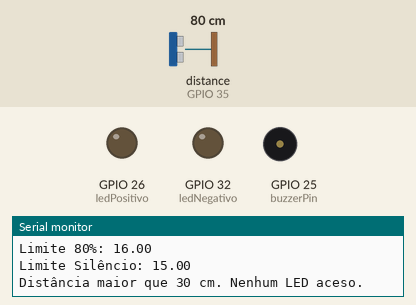
This sketch was run on a simulated ESP32. Shown: output pins drawn as LEDs (lit = HIGH), buzzer (waves = sounding), the last lines printed to the serial monitor. Wiring (inferred from the names in the program): ultrasonic range finder: trigger GPIO 33; echo GPIO 35. The test bench sets the inputs (shaded band); at power-on: distance to the obstacle (sensor on GPIO 35) 80 cm. The echo pulse lasts 58.3 µs per cm; pins used as bus, display or sensor lines are not drawn.

Above: at 2.3 s.
2.4 s: distance to the obstacle (sensor on GPIO 35) set to 16 cm
4.5 s: distance to the obstacle (sensor on GPIO 35) set to 13 cm
At 5.1 s:
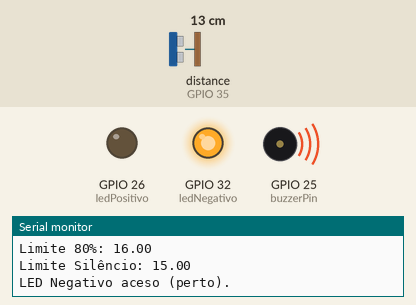
9.2 s: distance to the obstacle (sensor on GPIO 35) set to 18 cm
At 9.6 s:
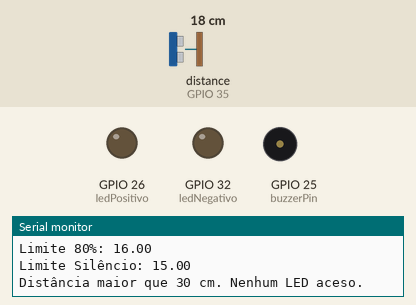
Timing chart, 0 to 12.2 s (numbered marks = the images above; inputs shaded):
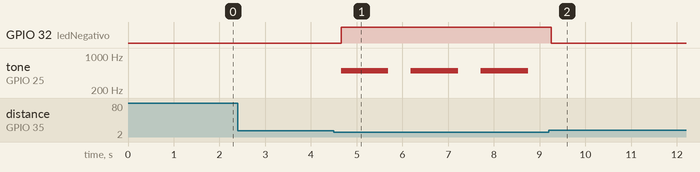

Measured:
- the behaviour switches between 15 and 14 cm on distance to the obstacle (sensor on GPIO 35) (found by bisection; images 0 and 1)
- after the input at 4.5 s, GPIO 32 (ledNegativo): LOW → HIGH after 0.16 s; tone on GPIO 25 (buzzerPin): alternates 500 Hz for 1.0 s and silent for 0.50 s, starting after 0.16 s
- after the input at 9.2 s, GPIO 32 (ledNegativo): HIGH → LOW after 0.05 s; tone on GPIO 25 (buzzerPin): stops changing and stays silent

The sketch:

sketch_sep20arthur.ino
```cpp
#include <ultrasonic.h>

// Definição dos pinos
#define trigPin 33       // Pino TRIG do HC-SR04
#define echoPin 35       // Pino ECHO do HC-SR04
#define buzzerPin 25     // Pino do buzzer
#define ledPositivo 26   // LED positivo (distante)
#define ledNegativo 32   // LED negativo (perto)
#define chaveMestre 15  // Pino da chave mestre (não usado neste exemplo)

// Variáveis
long duracao;
float distancia;
float capacidadeCheia = 20.0; // Distância em cm quando o lixo está cheio
float limite80 = capacidadeCheia * 0.8; // 80% da capacidade cheia
float limiteSilencio = 15.0;   // Limite para não emitir som

void setup() {
    // Inicializa comunicação serial
    Serial.begin(9600);

    // Configura os pinos
    pinMode(trigPin, OUTPUT);
    pinMode(echoPin, INPUT);
    pinMode(buzzerPin, OUTPUT);
    pinMode(ledPositivo, OUTPUT);
    pinMode(ledNegativo, OUTPUT);
}

void loop() {
    // Envia o pulso TRIG
    digitalWrite(trigPin, LOW);
    delayMicroseconds(2);
    digitalWrite(trigPin, HIGH);
    delayMicroseconds(10);
    digitalWrite(trigPin, LOW);

    // Calcula o tempo do pulso ECHO
    duracao = pulseIn(echoPin, HIGH);

    // Calcula a distância (em cm)
    distancia = (duracao * 0.0343) / 2; // A velocidade do som é aproximadamente 343 m/s

    Serial.print("Distância: ");
    Serial.println(distancia);
    Serial.print("Limite 80%: ");
    Serial.println(limite80);
    Serial.print("Limite Silêncio: ");
    Serial.println(limiteSilencio);

    // Se a distância for maior que 15 cm, desliga o som e os LEDs
    if (distancia > limiteSilencio) {
        digitalWrite(ledPositivo, LOW);  // Apaga LED positivo
        digitalWrite(ledNegativo, LOW);   // Apaga LED negativo
        noTone(buzzerPin);                // Não emite som
        Serial.println("Distância maior que 30 cm. Nenhum LED aceso.");
    }
    // Se a distância for maior que 80% da capacidade cheia, mas menor ou igual a 15 cm
    else if (distancia > limite80 && distancia <= limiteSilencio) {
        digitalWrite(ledPositivo, HIGH);  // Acende LED positivo (objeto distante)
        digitalWrite(ledNegativo, LOW);    // Apaga LED negativo
        tone(buzzerPin, 1000);             // Som fraco (1000 Hz)
        Serial.println("LED Positivo aceso (distante).");
    }
    // Se o objeto estiver perto (menor ou igual a 80% da capacidade cheia)
    else if (distancia <= limite80) {
        digitalWrite(ledNegativo, HIGH);   // Acende LED negativo (objeto perto)
        digitalWrite(ledPositivo, LOW);    // Apaga LED positivo
        tone(buzzerPin, 500);              // Som forte (500 Hz)
        Serial.println("LED Negativo aceso (perto).");
    }

    delay(1000);   // Mantém o som por 1 segundo
    noTone(buzzerPin); // Para o buzzer

    delay(500);    // Delay para estabilidade
}
```
